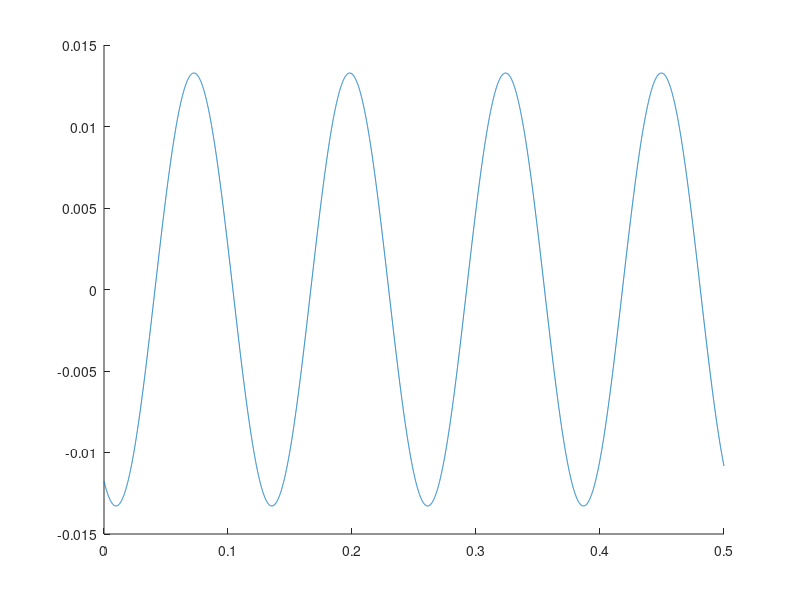

MATLAB code for this plot: (Note: this script raises an error after producing the figure.)
clear
clc
close all

%time vector
t = linspace(0,0.5,10000);

q_real = 0.01 * sin(50 * t) - 0.02 * cos(50 * t - 0.3 * pi);

%complex amplitude, calculated on paper
A_hat = 0.01 / 1i - 0.02 * exp(-1i * 0.3 * pi);

%function parameters
omega = 50;
tau = 2 * pi / omega;
tau / 2

q = real(A_hat * exp(1i * omega * t));

hold on
plot(t,q)
yline(0)